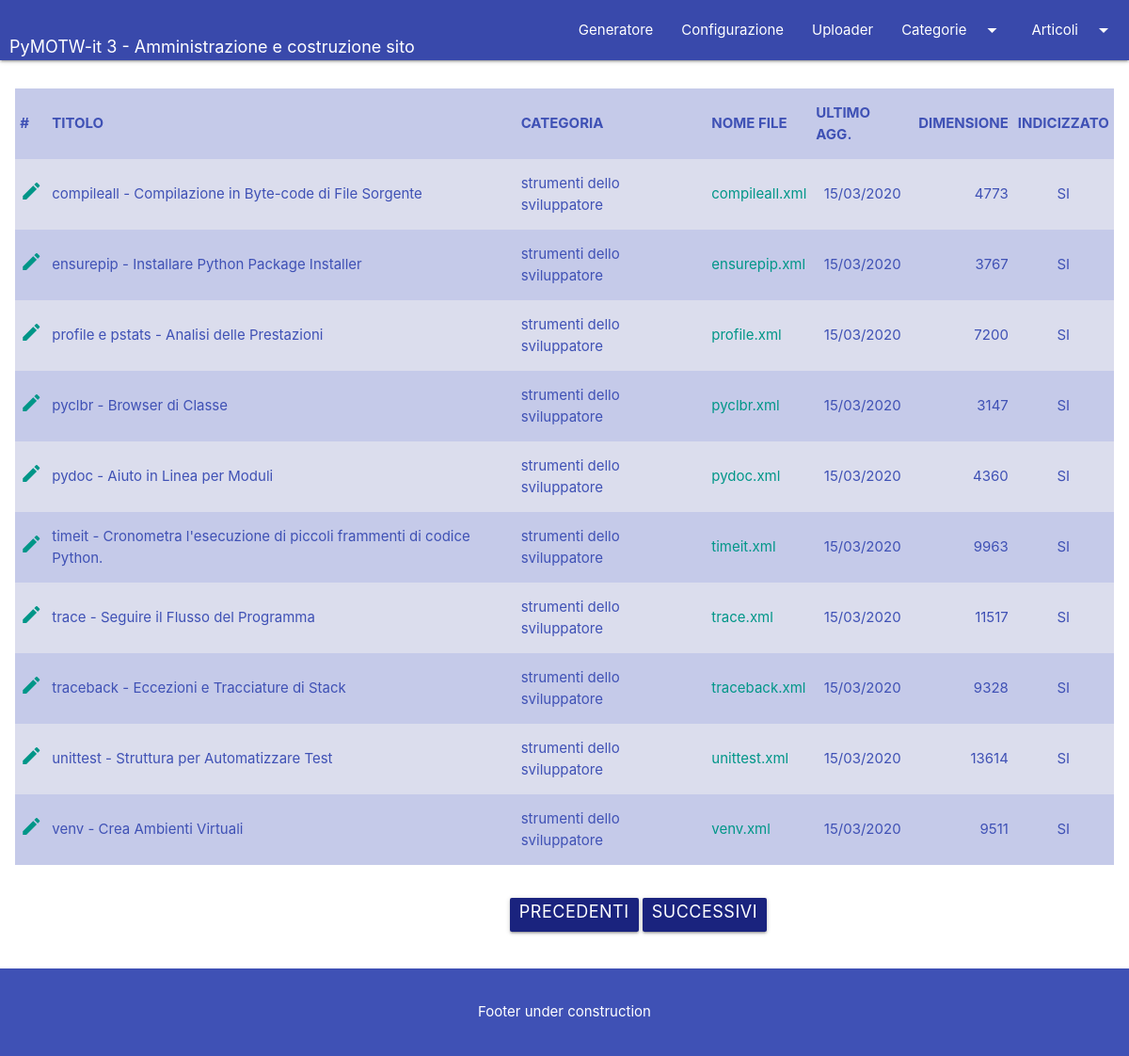
Page /article/3 on the committed database.
### app/models.py (models this page shows, shortened)
class Article(db.Model):
    __tablename__ = 'articles'
    id = db.Column(db.Integer, primary_key=True)
    title = db.Column(db.String(255))
    categ_id = db.Column(db.Integer, db.ForeignKey('categories.id'))
    artcat = db.relationship('Category', backref='article')
    filename = db.Column(db.String(255), nullable=False, unique=True)
    lastmod = db.Column(db.DateTime)
    size = db.Column(db.Integer)
    indexed = db.Column(db.Integer)

class Category(db.Model):
    __tablename__ = 'categories'
    id = db.Column(db.Integer, primary_key=True)
    descr = db.Column(db.String(255), nullable=False)
    articles = db.relationship('Article', backref='category',
                               lazy='dynamic')

### app/routes/main.py (the view)
@main.route('/article/<string:key>', methods=['GET', 'POST'])
def article(key):
    parameters, objlist = GeneratorConfig.parse_config()
    diz = dict()
    for obj in objlist:
        diz[obj.conf_key] = obj.conf_value
    page = request.args.get('page', 1, type=int)
    if key and re.match(r'^\d+$', key):
        articles = Article.query.filter_by(
            categ_id=int(key)
        ).paginate(page, 10, False)
    else:
        articles = Article.query.paginate(
            page, 10, False
        )
    next_url = url_for('main.article', key=key, page=articles.next_num) \
        if articles.has_next else None
    prev_url = url_for('main.article', key=key, page=articles.prev_num) \
        if articles.has_prev else None
    data = dict(articles=articles, next=next_url, prev=prev_url,
                source_articles_folder=diz['tran_dir'],
                headers='#,TITOLO,CATEGORIA,NOME FILE,ULTIMO AGG.,'
                        'DIMENSIONE, INDICIZZATO'.split(','))
    return render_template('article.html', key=None, data=data)

### app/models.py (called while the page is built)
    @staticmethod
    def parse_config() -> Tuple[DefaultDict[str, List['GeneratorConfig']],
                                List['GeneratorConfig']]:
        retval = defaultdict(list)
        objlist = list()
        for rk in GeneratorConfig.query.all():
            retval[rk.conf_tabname].append(rk)
            objlist.append(rk)
        return retval, objlist

### app/templates/article.html
{% extends 'base.html' %}
{% block content %}
  <div class="row">
    <div class="col s12 m6 l12">
      <table class="table striped indigo lighten-4 indigo-text">
        <thead>
        <tr>
          {% for header in data.headers %}
            <th>{{ header }}</th>
          {% endfor %}
        </tr>
        </thead>
        <tbody>
        {% for article in data.articles.items | sort(attribute='title') %}
          <tr>
            <td class="center-align">
              <a class="teal-text darken-5"
                 title="Modifica voce articolo"
                 href="{{ url_for('main.article', key=article.id) }}">
                <i class="material-icons">edit</i>
              </a>
            </td>
            <td class="left-align">{{ article.title }}</td>
            <td class="left-align">{{ article.artcat.descr }}</td>
            <td class="left-align"><a class="teal-text darken-5"
                                      title="Modifica sorgente articolo"
                                      href="{{ url_for('main.source') }}">{{ article.filename }}</a>
            </td>
            <td class="center-align">{{ article.lastmod.strftime("%d/%m/%Y") }}</td>
            <td class="right-align">{{ "%d"|format(article.size) }}</td>
            <td class="center-align">{% if article.indexed == 1 %}
              SI{% else %}NO{% endif %}</td>
          </tr>
        {% endfor %}
        </tbody>
      </table>
    </div>
  </div>
  <div class="container">
    <div class="row">
      <div class="col s12 m6 l6 offset-l5 offset-m3 offset-s1">
        <ul class="pagination">
          <li><a href="{{ data.prev }}"
                 class="indigo darken-4 white-text waves-effect waves-light btn">Precedenti</a>
          </li>
          <li><a href="{{ data.next }}"
                 class="indigo darken-4 white-text waves-effect waves-light btn">Successivi</a>
          </li>
        </ul>
      </div>
    </div>
</div>
{% endblock %}

### app/static/css/admin-style.css (style rules this page uses)
:root { --head-color: #0f277b; }

### rows in the picture
Article: title "compileall - Compilazione in Byte-code di File Sorgente", artcat.descr "strumenti dello sviluppatore", filename "compileall.xml", lastmod "15/03/2020", size "4773", indexed "SI"
Article: title "ensurepip - Installare Python Package Installer", artcat.descr "strumenti dello sviluppatore", filename "ensurepip.xml", lastmod "15/03/2020", size "3767", indexed "SI"
Article: title "profile e pstats - Analisi delle Prestazioni", artcat.descr "strumenti dello sviluppatore", filename "profile.xml", lastmod "15/03/2020", size "7200", indexed "SI"
Article: title "pyclbr - Browser di Classe", artcat.descr "strumenti dello sviluppatore", filename "pyclbr.xml", lastmod "15/03/2020", size "3147", indexed "SI"
Article: title "pydoc - Aiuto in Linea per Moduli", artcat.descr "strumenti dello sviluppatore", filename "pydoc.xml", lastmod "15/03/2020", size "4360", indexed "SI"
Article: title "timeit - Cronometra l'esecuzione di piccoli frammenti di codice Python.", artcat.descr "strumenti dello sviluppatore", filename "timeit.xml", lastmod "15/03/2020", size "9963", indexed "SI"
Article: title "trace - Seguire il Flusso del Programma", artcat.descr "strumenti dello sviluppatore", filename "trace.xml", lastmod "15/03/2020", size "11517", indexed "SI"
Article: title "traceback - Eccezioni e Tracciature di Stack", artcat.descr "strumenti dello sviluppatore", filename "traceback.xml", lastmod "15/03/2020", size "9328", indexed "SI"
Article: title "unittest - Struttura per Automatizzare Test", artcat.descr "strumenti dello sviluppatore", filename "unittest.xml", lastmod "15/03/2020", size "13614", indexed "SI"
Article: title "venv - Crea Ambienti Virtuali", artcat.descr "strumenti dello sviluppatore", filename "venv.xml", lastmod "15/03/2020", size "9511", indexed "SI"

### other values in the picture
{{ header }} "#" "TITOLO" "CATEGORIA" "NOME FILE" "ULTIMO AGG." "DIMENSIONE" "INDICIZZATO"
